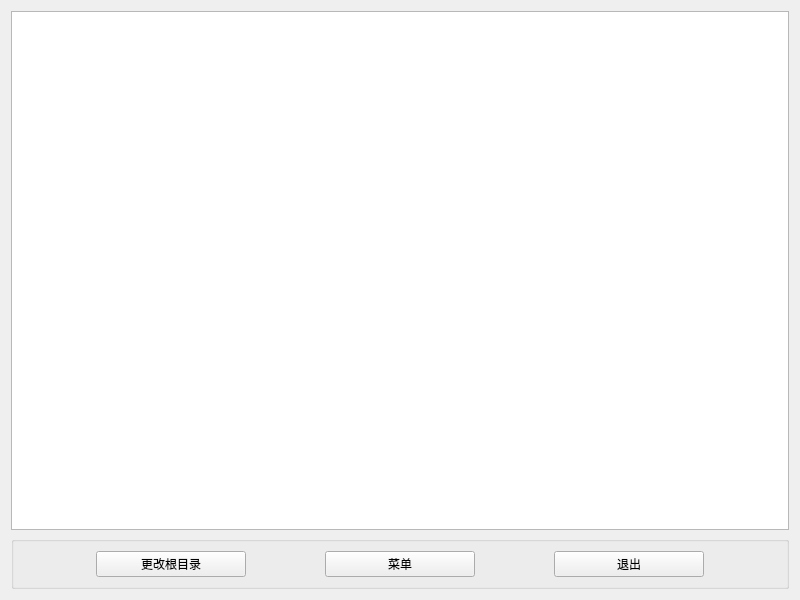
<?xml version="1.0" encoding="UTF-8"?>
<ui version="4.0">
<class>othermenu</class>
<widget class="QWidget" name="othermenu">
 <property name="geometry">
  <rect>
   <x>0</x>
   <y>0</y>
   <width>800</width>
   <height>600</height>
  </rect>
 </property>
 <property name="windowTitle">
  <string>目录选择</string>
 </property>
 <layout class="QVBoxLayout" name="verticalLayout">
  <item>
   <widget class="QTreeView" name="treeView_2"/>
  </item>
  <item>
   <widget class="QGroupBox" name="groupBox_2">
    <property name="title">
     <string/>
    </property>
    <layout class="QHBoxLayout" name="horizontalLayout">
     <item>
      <spacer name="horizontalSpacer">
       <property name="orientation">
        <enum>Qt::Horizontal</enum>
       </property>
       <property name="sizeHint" stdset="0">
        <size>
         <width>40</width>
         <height>20</height>
        </size>
       </property>
      </spacer>
     </item>
     <item>
      <widget class="QPushButton" name="pushButton_4">
       <property name="minimumSize">
        <size>
         <width>150</width>
         <height>25</height>
        </size>
       </property>
       <property name="text">
        <string>更改根目录</string>
       </property>
      </widget>
     </item>
     <item>
      <spacer name="horizontalSpacer_2">
       <property name="orientation">
        <enum>Qt::Horizontal</enum>
       </property>
       <property name="sizeHint" stdset="0">
        <size>
         <width>40</width>
         <height>20</height>
        </size>
       </property>
      </spacer>
     </item>
     <item>
      <widget class="QPushButton" name="pushButton_5">
       <property name="minimumSize">
        <size>
         <width>150</width>
         <height>25</height>
        </size>
       </property>
       <property name="text">
        <string>菜单</string>
       </property>
      </widget>
     </item>
     <item>
      <spacer name="horizontalSpacer_3">
       <property name="orientation">
        <enum>Qt::Horizontal</enum>
       </property>
       <property name="sizeHint" stdset="0">
        <size>
         <width>40</width>
         <height>20</height>
        </size>
       </property>
      </spacer>
     </item>
     <item>
      <widget class="QPushButton" name="closebutton">
       <property name="minimumSize">
        <size>
         <width>150</width>
         <height>25</height>
        </size>
       </property>
       <property name="text">
        <string>退出</string>
       </property>
      </widget>
     </item>
     <item>
      <spacer name="horizontalSpacer_4">
       <property name="orientation">
        <enum>Qt::Horizontal</enum>
       </property>
       <property name="sizeHint" stdset="0">
        <size>
         <width>40</width>
         <height>20</height>
        </size>
       </property>
      </spacer>
     </item>
    </layout>
   </widget>
  </item>
 </layout>
</widget>
<resources/>
<connections/>
</ui>
